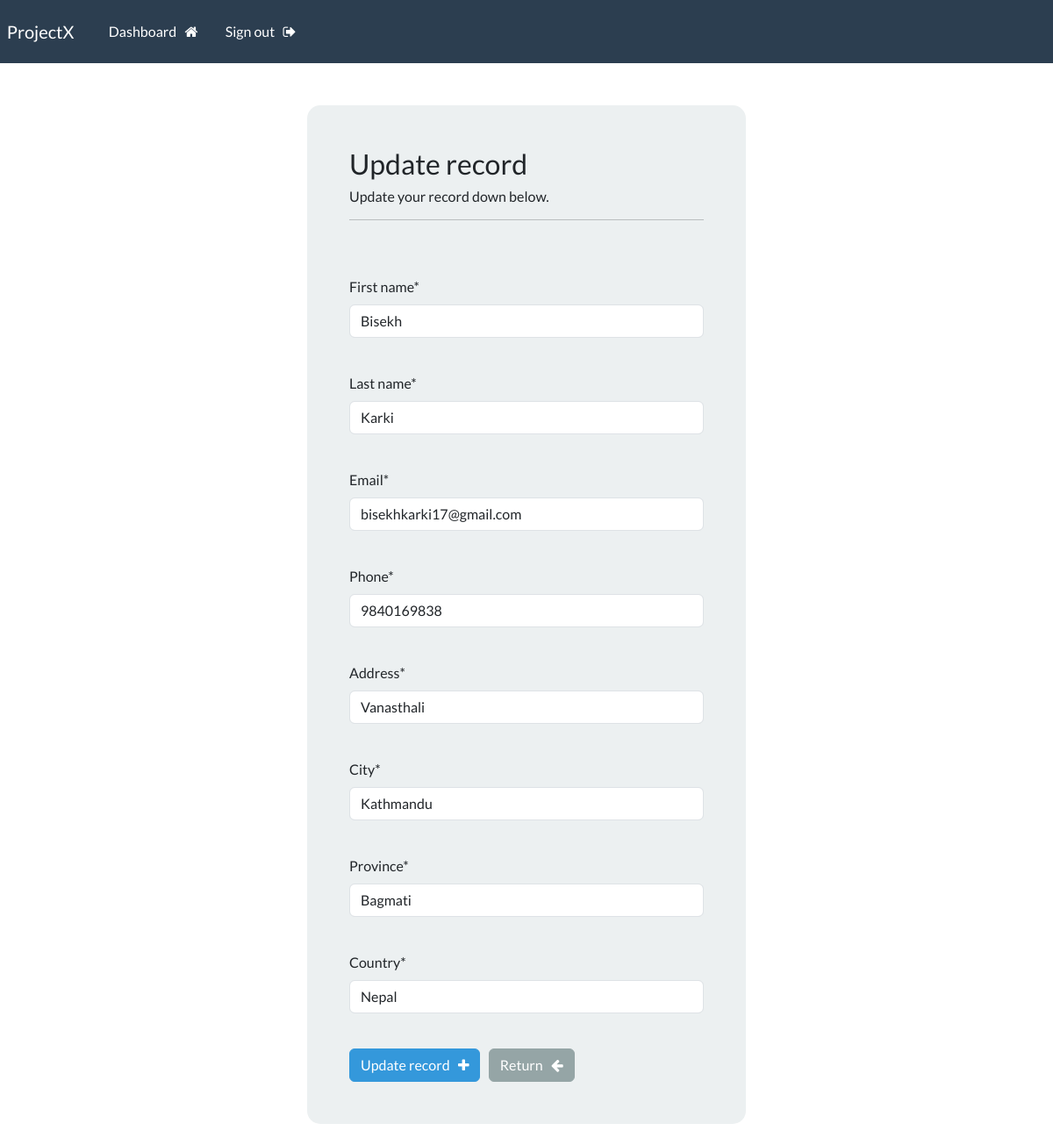
Page /updateRecord/1/ (signed in) on the committed database.
### webapp/models.py (models this page shows, shortened)
class Record(models.Model):
    creation_date = models.DateTimeField(auto_now_add=True)
    first_name = models.CharField(max_length=100)
    last_name = models.CharField(max_length=100)
    email = models.CharField(max_length=255)
    phone = models.CharField(max_length=20)
    address = models.CharField(max_length=300)
    city = models.CharField(max_length=255)
    province = models.CharField(max_length=200)
    country = models.CharField(max_length=125)

### webapp/views.py (the view)
# urls.py: path('updateRecord/<int:pk>/',views.update_record,name="updateRecord"),
@login_required(login_url='login')
def update_record(request,pk):
    record = Record.objects.get(id=pk)
    form = UpdateRecordForm(instance=record)
    if request.method == "POST":
        form = UpdateRecordForm(request.POST,instance=record)
        if form.is_valid():
            form.save()
            messages.success(request,"Record updated successfully!!!")
            return redirect('dashboard')
    context = {'form':form}
    return render(request,'webapp/update-record.html',context)

### webapp/forms.py
class UpdateRecordForm(forms.ModelForm):
    class Meta:
        model = Record
        fields = ['first_name', 'last_name', 'email', 'phone', 'address', 'city', 'province', 'country']

### webapp/templates/webapp/update-record.html (shortened to what this page needs)
{% extends 'webapp/base.html' %}
{% load crispy_forms_tags %}
{% block content%}
<body>
  <div class="container bg-light shadow-md p-5 form-layout">
    <h3>Update record</h3>
    <h6>Update your record down below.</h6>
    <hr />
    <br />
    <form method="POST" autocomplete="off">
      <br />
      {{form.first_name|as_crispy_field}}
      <br />
      {{form.last_name|as_crispy_field}}
      <br />
      {{form.email|as_crispy_field}}
      <br />
      {{form.phone|as_crispy_field}}
      <br />
      {{form.address|as_crispy_field}}
      <br />
      {{form.city|as_crispy_field}}
      <br />
      {{form.province|as_crispy_field}}
      <br />
      {{form.country|as_crispy_field}}
      <br />
      <button type="submit" class="btn btn-info">
        Update record &nbsp; <i class="fa fa-plus" aria-hidden="true"></i>
      </button>
      <a href="{% url 'dashboard' %}" class="btn btn-secondary">
        Return &nbsp; <i class="fa fa-arrow-left" aria-hidden="true"></i>
      </a>
    </form>
  </div>
  <br />
</body>
{% endblock %}

### webapp/static/css/styles.css (style rules this page uses)
.form-layout { border-radius: 15px; width: 500px; }

### rows in the picture
Record: first_name "Bisekh", last_name "Karki", email "bisekhkarki17@gmail.com", phone "9840169838", address "Vanasthali", city "Kathmandu", province "Bagmati", country "Nepal"
